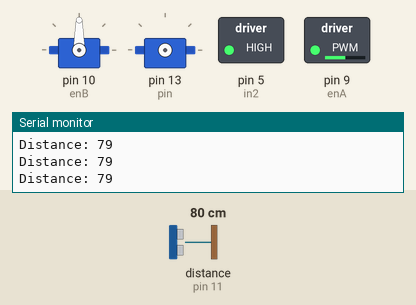
Bench run of a sketch on a simulated Arduino Uno, built with avr-gcc and run on an emulated ATmega328P. On the bench: 2 × servo, switched loads named in the sketch (green lamp = pin HIGH), the last lines printed to the serial monitor. Wiring (inferred from the names in the program): servo: signal pin 13. Dashed ring = blinking. The inputs (shaded band) are chosen by the test bench; at power-on: distance to the obstacle (sensor on pin 11) 80 cm. The echo pulse lasts 58.3 µs per cm; servo pulses on a pin are drawn as a servo (544–2400 µs = 0–180°); pins used as bus, display or sensor lines are not drawn.

Above: at 1.2 s.
1.3 s: distance to the obstacle (sensor on pin 11) set to 33 cm
2.8 s: distance to the obstacle (sensor on pin 11) set to 27 cm
At 4.14 s:
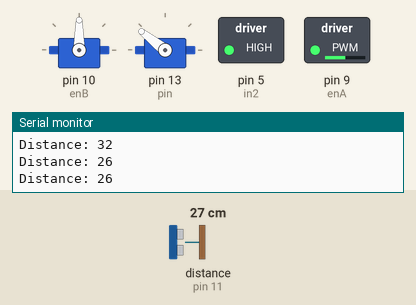
5.8 s: distance to the obstacle (sensor on pin 11) set to 60 cm
At 6.5 s:
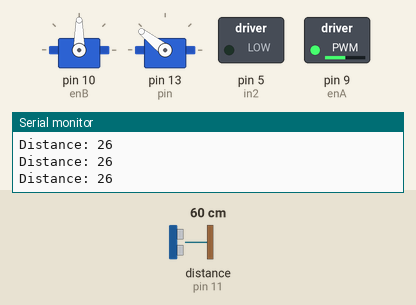
8.8 s: distance to the obstacle (sensor on pin 11) set to 9 cm
At 10.19 s:
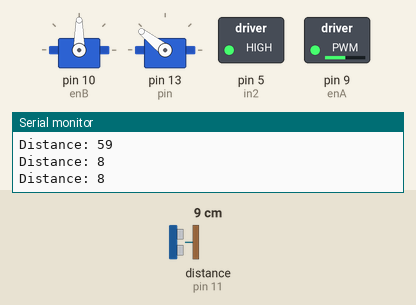
Timing chart, 0 to 12.8 s (numbered marks = the images above; inputs shaded):
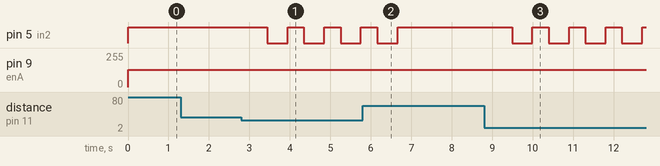

The sketch:

RoboCar.ino
```cpp
/*
 * Use an ultrasound distance detector to avoid obstacle.
*/

#include <Servo.h>

Servo myservo;  // create servo object to control a servo

int potpin = 0;  // analog pin used to connect the potentiometer
int val = 0;    // variable to read the value from the analog pin
int motorpin = 10;

#define enA 9
#define enB 10
#define in1 4
#define in2 5
#define in3 6
#define in4 7
#define button 4
#define pin 13

const int trigPin = 10;
const int echoPin = 11;

// defines variables
long duration;
int distance;

void setup() {
  myservo.attach(10);  // attaches the servo on pin 9 to the servo object
  pinMode(enA, OUTPUT);
  pinMode(in1, OUTPUT);
  pinMode(in2, OUTPUT);
  pinMode(button, INPUT);
  pinMode(pin, OUTPUT);
  // Set initial rotation direction
  digitalWrite(in1, LOW);
  digitalWrite(in2, HIGH);

  // Ultrasonic sensor.
  pinMode(trigPin, OUTPUT); // Sets the trigPin as an Output
  pinMode(echoPin, INPUT); // Sets the echoPin as an Input
  Serial.begin(9600);
}

double readDis() {
  // Clears the trigPin
  digitalWrite(trigPin, LOW);
  delayMicroseconds(2);
  // Sets the trigPin on HIGH state for 10 micro seconds
  digitalWrite(trigPin, HIGH);
  delayMicroseconds(10);
  digitalWrite(trigPin, LOW);
  // Reads the echoPin, returns the sound wave travel time in microseconds
  duration = pulseIn(echoPin, HIGH);
  // Calculating the distance
  distance= duration*0.034/2;
  // Prints the distance on the Serial Monitor
  Serial.print("Distance: ");
  Serial.println(distance);
  return distance;
}

void moveForward() {
    digitalWrite(in1, LOW);
    digitalWrite(in2, HIGH);

    digitalWrite(in3, HIGH);
    digitalWrite(in4, LOW);
}

void moveBackward() {
    digitalWrite(in1, HIGH);
    digitalWrite(in2, LOW);

    digitalWrite(in3, HIGH);
    digitalWrite(in4, HIGH);
    delay(200);
    digitalWrite(in3, LOW);
    digitalWrite(in4, HIGH);
    delay(300);
}

void stop() {
    digitalWrite(in1, HIGH);
    digitalWrite(in2, HIGH);
    digitalWrite(in3, HIGH);
    digitalWrite(in4, HIGH);
}

void makeNoise() {
  for (int i = 0; i < 100; i++) {
    digitalWrite(pin, LOW);
    delay(2);
    digitalWrite(pin, HIGH);
    delay(2);
  }
}

void loop() {
  int pwmOutput = 128; // map(potValue, 0, 1023, 0 , 255); // Map the potentiometer value from 0 to 255
  analogWrite(enA, pwmOutput); // Send PWM signal to L298N Enable pin
  analogWrite(enB, pwmOutput); // Send PWM signal to L298N Enable pin

  double dis = readDis();
  if (dis < 30) {
    stop();
    makeNoise();
    moveBackward();
    // delay(1000);                           // waits for the servo to get there
  } else {
    moveForward();
    delay(300);                           // waits for the servo to get there
  }

  int pause = 0;
  if (pause) {
    digitalWrite(in1, HIGH);
    digitalWrite(in2, HIGH);

    digitalWrite(in3, HIGH);
    digitalWrite(in4, HIGH);
    delay(300);
  }
}
```

Measured:
- the behaviour switches between 31 and 30 cm on distance to the obstacle (sensor on pin 11) (found by bisection; images 0 and 1)
- after the input at 2.8 s, pin 5 (in2): alternates HIGH for 0.40 s and LOW for 0.50 s, starting after 0.64 s
- after the input at 5.8 s, pin 5 (in2): goes on until 6.7 s, then stays HIGH
- after the input at 8.8 s, pin 5 (in2): alternates HIGH for 0.40 s and LOW for 0.50 s, starting after 0.69 s
